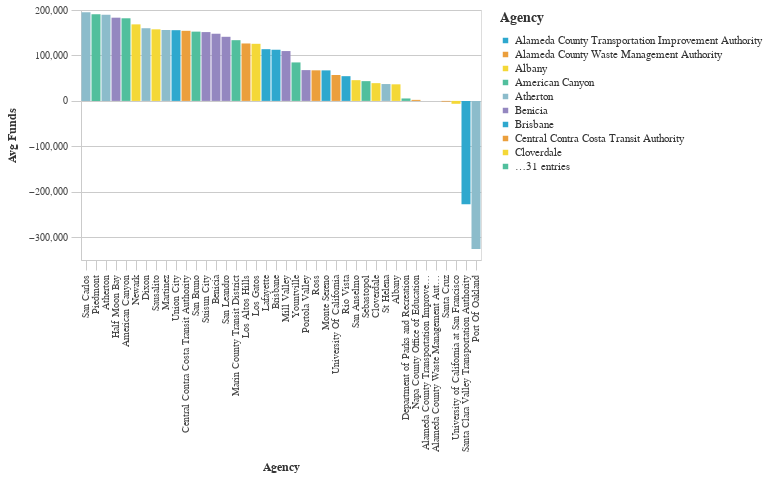

The code cell stored with this chart in its notebook:
### Markdown cell above
### Lowest Average Total Funds by Agency ($2021)

### Code cell
#Bar chart Bottom Average Total Requested Funds by Agency
avg_funds_bottom = (df>>group_by(_.primary_agency_name)>>summarize(avg_funds=_.adjusted_total_requested.mean())>>arrange(-_.avg_funds)).tail(50)

chart5=( _dla_utils_reports.basic_bar_chart_no_save((avg_funds_bottom.tail(40)), 'primary_agency_name','avg_funds', 'primary_agency_name', district))
    
display(chart5)

### Figure 1 — Vega-Lite specification as saved in the notebook (floating-point values rounded to 4 significant figures)
{"config": {"view": {"continuousWidth": 400, "continuousHeight": 300}, "axis": {"domainColor": "#cbcbcb", "grid": true, "gridColor": "#cbcbcb", "gridWidth": 1, "labelColor": "#474747", "labelFont": "Nunito Sans", "labelFontSize": 10, "labelPadding": 4, "tickColor": "#cbcbcb", "tickSize": 10, "titleColor": "#333", "titleFont": "Raleway", "titleFontSize": 12, "titlePadding": 10}, "axisBand": {"grid": false}, "background": "white", "font": "Raleway", "header": {"labelFont": "Nunito Sans", "titleFont": "Raleway"}, "legend": {"labelColor": "#333", "labelFont": "Nunito Sans", "labelFontSize": 11, "labelLimit": 0, "padding": 1, "symbolSize": 30, "symbolType": "square", "titleColor": "#333", "titleFont": "Raleway", "titleFontSize": 14, "titlePadding": 10}, "title": {"anchor": "middle", "font": "Raleway", "fontSize": 18, "fontWeight": 300, "offset": 20}}, "data": {"name": "data-811012fe655d83f48569ab8900f3b919"}, "mark": "bar", "encoding": {"color": {"field": "primary_agency_name", "legend": {"symbolLimit": 10, "title": "Agency"}, "scale": {"range": ["#2EA8CE", "#EB9F3C", "#F4D837", "#51BF9D", "#8CBCCB", "#9487C0"]}, "type": "nominal"}, "tooltip": [{"field": "primary_agency_name", "type": "nominal"}, {"field": "avg_funds", "type": "quantitative"}], "x": {"field": "primary_agency_name", "sort": "-y", "title": "Agency", "type": "nominal"}, "y": {"field": "avg_funds", "title": "Avg Funds", "type": "quantitative"}}, "height": 250, "width": 400, "$schema": "https://vega.github.io/schema/vega-lite/v4.17.0.json", "datasets": {"data-811012fe655d83f48569ab8900f3b919": [{"primary_agency_name": "San Carlos", "avg_funds": 195200.0}, {"primary_agency_name": "Piedmont", "avg_funds": 190800.0}, {"primary_agency_name": "Atherton", "avg_funds": 189500.0}, {"primary_agency_name": "Half Moon Bay", "avg_funds": 183100.0}, {"primary_agency_name": "American Canyon", "avg_funds": 181800.0}, {"primary_agency_name": "Newark", "avg_funds": 168400.0}, {"primary_agency_name": "Dixon", "avg_funds": 159900.0}, {"primary_agency_name": "Sausalito", "avg_funds": 157500.0}, {"primary_agency_name": "Martinez", "avg_funds": 156000.0}, {"primary_agency_name": "Union City", "avg_funds": 155600.0}, {"primary_agency_name": "Central Contra Costa Transit Authority", "avg_funds": 154200.0}, {"primary_agency_name": "San Bruno", "avg_funds": 152400.0}, {"primary_agency_name": "Suisun City", "avg_funds": 151400.0}, {"primary_agency_name": "Benicia", "avg_funds": 147800.0}, {"primary_agency_name": "San Leandro", "avg_funds": 141100.0}, {"primary_agency_name": "Marin County Transit District", "avg_funds": 133600.0}, {"primary_agency_name": "Los Altos Hills", "avg_funds": 126400.0}, {"primary_agency_name": "Los Gatos", "avg_funds": 125600.0}, {"primary_agency_name": "Lafayette", "avg_funds": 113800.0}, {"primary_agency_name": "Brisbane", "avg_funds": 112600.0}, {"primary_agency_name": "Mill Valley", "avg_funds": 109700.0}, {"primary_agency_name": "Yountville", "avg_funds": 84680.0}, {"primary_agency_name": "Portola Valley", "avg_funds": 67770.0}, {"primary_agency_name": "Ross", "avg_funds": 67290.0}, {"primary_agency_name": "Monte Sereno", "avg_funds": 67190.0}, {"primary_agency_name": "University Of California", "avg_funds": 57010.0}, {"primary_agency_name": "Rio Vista", "avg_funds": 54420.0}, {"primary_agency_name": "San Anselmo", "avg_funds": 45620.0}, {"primary_agency_name": "Sebastopol", "avg_funds": 43480.0}, {"primary_agency_name": "Cloverdale", "avg_funds": 39070.0}, {"primary_agency_name": "St Helena", "avg_funds": 37100.0}, {"primary_agency_name": "Albany", "avg_funds": 36490.0}, {"primary_agency_name": "Department of Parks and Recreation", "avg_funds": 5390.0}, {"primary_agency_name": "Napa County Office of Education", "avg_funds": 2289.0}, {"primary_agency_name": "Alameda County Transportation Improvement Authority", "avg_funds": 0.0}, {"primary_agency_name": "Alameda County Waste Management Authority", "avg_funds": 0.0}, {"primary_agency_name": "Santa Cruz", "avg_funds": -1528.0}, {"primary_agency_name": "University of California at San Francisco", "avg_funds": -6368.0}, {"primary_agency_name": "Santa Clara Valley Transportation Authority", "avg_funds": -227200.0}, {"primary_agency_name": "Port Of Oakland", "avg_funds": -325700.0}]}}
